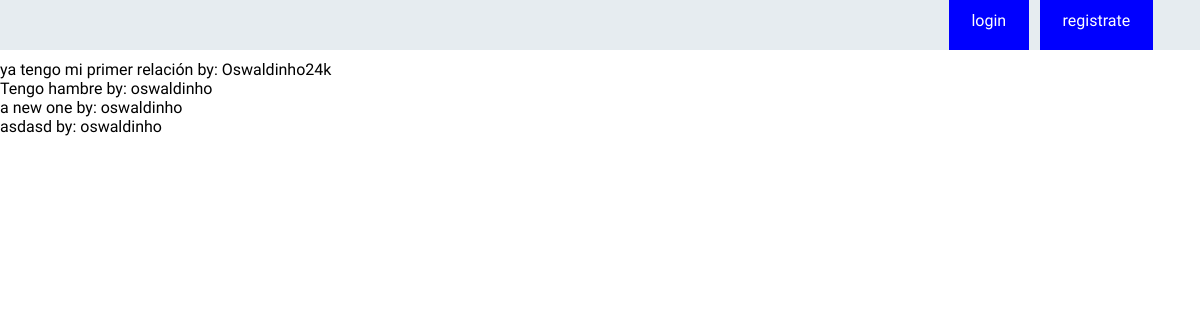
The app's page /posts/, older data.
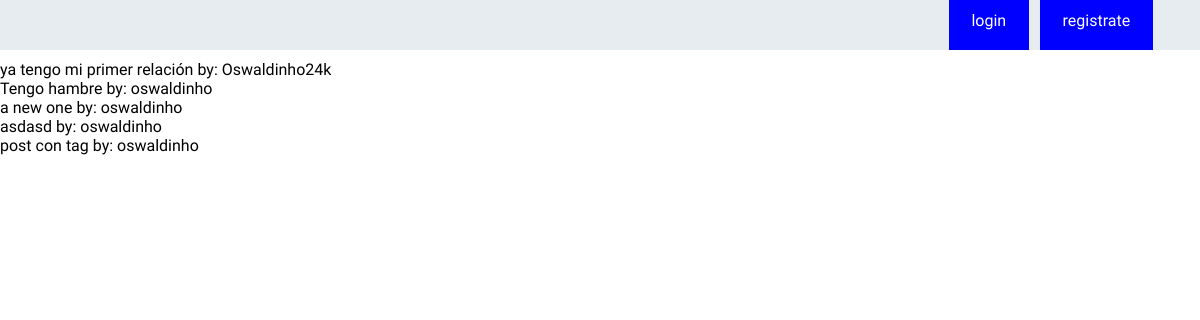
The same page, newer data.
### posts/models.py (models this page shows, shortened)
class Post(models.Model):
	author = models.ForeignKey(User, related_name='posts', on_delete=models.CASCADE)
	title = models.CharField(max_length=280)
	tags = models.ManyToManyField(Tag, related_name='posts')
	image = models.ImageField(upload_to='posts')
	text = models.TextField()
	created = models.DateTimeField(auto_now_add=True)

### posts/views.py (the view)
# urls.py: path('', PostListView.as_view(), name='list'),
class PostListView(View):
	def get(self, request):
		template_name='posts.html'
		queryset = Post.objects.all()
		context = {
			'posts': queryset
		}
		return render(request, template_name, context)

### posts/templates/posts.html
{%extends 'base.html'%}
{%block content%}
	<div>
		{%for post in posts%}
		<div>
			{{post.title}} by: {{post.author}}
		</div>
		{%empty%}
		No posts :(
		{%endfor%}
	</div>
{%endblock content%}

Row changes from the older to the newer data that the page shows:
added Post: title "post con tag", author "oswaldinho"
